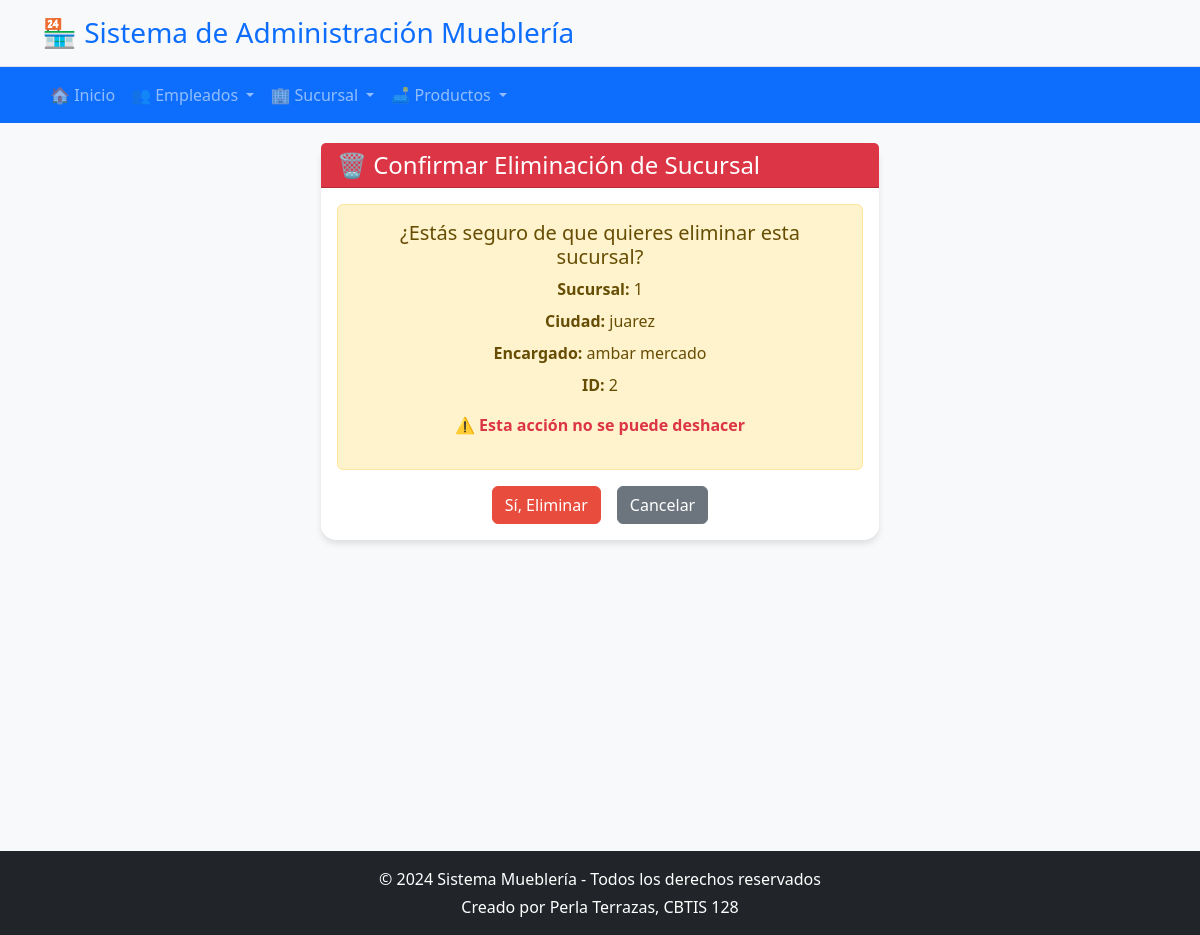
The app's page /sucursal/borrar/2/ with its own data.
### app_muebleria/models.py (models this page shows, shortened)
class Sucursal(models.Model):
    id_sucursal = models.AutoField(primary_key=True)
    telefono = models.CharField(max_length=15)
    direccion = models.CharField(max_length=200)
    num_sucursal = models.IntegerField()
    encargado = models.CharField(max_length=100)
    codigo_postal = models.CharField(max_length=10)
    ciudad = models.CharField(max_length=50)
    id_empleado = models.ForeignKey(Empleado, on_delete=models.CASCADE, related_name="sucursales")

### app_muebleria/views.py (the view)
# urls.py: path('sucursal/borrar/<int:id_sucursal>/', views.borrar_sucursal, name='borrar_sucursal'),
def borrar_sucursal(request, id_sucursal):
    sucursal = get_object_or_404(Sucursal, id_sucursal=id_sucursal)
    if request.method == 'POST':
        sucursal.delete()
        return redirect('ver_sucursal')
    return render(request, 'sucursal/borrar_sucursal.html', {'sucursal': sucursal})

### app_muebleria/templates/sucursal/borrar_sucursal.html (shortened to what this page needs)
{% extends 'base.html' %}
{% block content %}
<div class="row justify-content-center">
    <div class="col-md-6">
        <div class="card">
            <div class="card-header bg-danger text-white">
                <h4 class="mb-0">🗑️ Confirmar Eliminación de Sucursal</h4>
            </div>
            <div class="card-body text-center">
                <div class="alert alert-warning">
                    <h5>¿Estás seguro de que quieres eliminar esta sucursal?</h5>
                    <p class="mb-2"><strong>Sucursal:</strong> {{ sucursal.num_sucursal }}</p>
                    <p class="mb-2"><strong>Ciudad:</strong> {{ sucursal.ciudad }}</p>
                    <p class="mb-2"><strong>Encargado:</strong> {{ sucursal.encargado }}</p>
                    <p class="mb-3"><strong>ID:</strong> {{ sucursal.id_sucursal }}</p>
                    <p class="text-danger"><strong>⚠️ Esta acción no se puede deshacer</strong></p>
                </div>
                <form method="POST">
                    <div class="d-grid gap-2 d-md-flex justify-content-md-center">
                        <button type="submit" class="btn btn-danger me-md-2">Sí, Eliminar</button>
                        <a href="{% url 'ver_sucursal' %}" class="btn btn-secondary">Cancelar</a>
                    </div>
                </form>
            </div>
        </div>
    </div>
</div>
{% endblock %}

### app_muebleria/templates/base.html (style rules this page uses)
body { background-color: #f8f9fa; font-family: 'Segoe UI', Tahoma, Geneva, Verdana, sans-serif; }
.card { border: none; border-radius: 15px; box-shadow: 0 4px 6px rgba(0,0,0,0.1); margin-bottom: 20px; }
.btn-danger { background-color: #e74c3c; border-color: #e74c3c; }

### records on screen
Sucursal: num_sucursal "1", ciudad "juarez", encargado "ambar mercado", id_sucursal "2"
